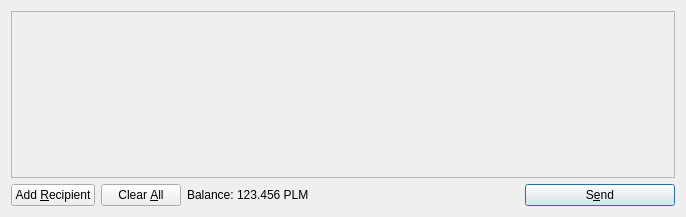
<?xml version="1.0" encoding="UTF-8"?>
<ui version="4.0">
 <class>SendCoinsDialog</class>
 <widget class="QDialog" name="SendCoinsDialog">
  <property name="geometry">
   <rect>
    <x>0</x>
    <y>0</y>
    <width>686</width>
    <height>217</height>
   </rect>
  </property>
  <property name="windowTitle">
   <string>Send Coins</string>
  </property>
  <layout class="QVBoxLayout" name="verticalLayout">
   <item>
    <widget class="QScrollArea" name="scrollArea">
     <property name="widgetResizable">
      <bool>true</bool>
     </property>
     <widget class="QWidget" name="scrollAreaWidgetContents">
      <property name="geometry">
       <rect>
        <x>0</x>
        <y>0</y>
        <width>672</width>
        <height>172</height>
       </rect>
      </property>
      <layout class="QVBoxLayout" name="verticalLayout_2">
       <property name="margin">
        <number>0</number>
       </property>
       <item>
        <layout class="QVBoxLayout" name="entries">
         <property name="spacing">
          <number>6</number>
         </property>
        </layout>
       </item>
       <item>
        <spacer name="verticalSpacer">
         <property name="orientation">
          <enum>Qt::Vertical</enum>
         </property>
         <property name="sizeHint" stdset="0">
          <size>
           <width>20</width>
           <height>40</height>
          </size>
         </property>
        </spacer>
       </item>
      </layout>
     </widget>
    </widget>
   </item>
   <item>
    <layout class="QHBoxLayout" name="horizontalLayout">
     <item>
      <widget class="QPushButton" name="addButton">
       <property name="toolTip">
        <string>Send to multiple recipients at once</string>
       </property>
       <property name="text">
        <string>Add &amp;Recipient</string>
       </property>
       <property name="icon">
        <iconset resource="../qcoin.qrc">
         <normaloff>:/icons/add</normaloff>:/icons/add</iconset>
       </property>
       <property name="autoDefault">
        <bool>false</bool>
       </property>
      </widget>
     </item>
     <item>
      <widget class="QPushButton" name="clearButton">
       <property name="sizePolicy">
        <sizepolicy hsizetype="Minimum" vsizetype="Fixed">
         <horstretch>0</horstretch>
         <verstretch>0</verstretch>
        </sizepolicy>
       </property>
       <property name="toolTip">
        <string>Remove all transaction fields</string>
       </property>
       <property name="text">
        <string>Clear &amp;All</string>
       </property>
       <property name="icon">
        <iconset resource="../qcoin.qrc">
         <normaloff>:/icons/remove</normaloff>:/icons/remove</iconset>
       </property>
       <property name="autoRepeatDelay">
        <number>300</number>
       </property>
       <property name="autoDefault">
        <bool>false</bool>
       </property>
      </widget>
     </item>
     <item>
      <layout class="QHBoxLayout" name="horizontalLayout_2">
       <property name="spacing">
        <number>3</number>
       </property>
       <item>
        <widget class="QLabel" name="label">
         <property name="text">
          <string>Balance:</string>
         </property>
        </widget>
       </item>
       <item>
        <widget class="QLabel" name="labelBalance">
         <property name="cursor">
          <cursorShape>IBeamCursor</cursorShape>
         </property>
         <property name="text">
          <string>123.456 PLM</string>
         </property>
         <property name="textInteractionFlags">
          <set>Qt::LinksAccessibleByMouse|Qt::TextSelectableByKeyboard|Qt::TextSelectableByMouse</set>
         </property>
        </widget>
       </item>
      </layout>
     </item>
     <item>
      <spacer name="horizontalSpacer">
       <property name="orientation">
        <enum>Qt::Horizontal</enum>
       </property>
       <property name="sizeHint" stdset="0">
        <size>
         <width>40</width>
         <height>20</height>
        </size>
       </property>
      </spacer>
     </item>
     <item>
      <widget class="QPushButton" name="sendButton">
       <property name="minimumSize">
        <size>
         <width>150</width>
         <height>0</height>
        </size>
       </property>
       <property name="toolTip">
        <string>Confirm the send action</string>
       </property>
       <property name="text">
        <string>S&amp;end</string>
       </property>
       <property name="icon">
        <iconset resource="../qcoin.qrc">
         <normaloff>:/icons/send</normaloff>:/icons/send</iconset>
       </property>
       <property name="default">
        <bool>true</bool>
       </property>
      </widget>
     </item>
    </layout>
   </item>
  </layout>
 </widget>
 <resources>
  <include location="../qcoin.qrc"/>
 </resources>
 <connections/>
</ui>
